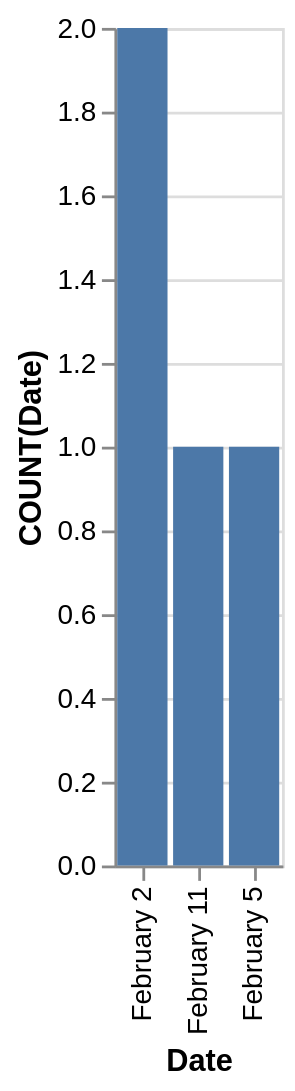

Vega-Lite specification stored for this chart:
### Vega-Lite specification from a JSON file in a GitHub repository (floating-point values rounded to 4 significant figures)
{"data": {"values": [{"x_data": "February 11", "y_data": 1}, {"x_data": "February 2", "y_data": 2}, {"x_data": "February 5", "y_data": 1}]}, "mark": "bar", "encoding": {"x": {"field": "x_data", "type": "nominal", "title": "Date", "sort": {"op": "sum", "field": "y_data", "order": "descending"}}, "y": {"field": "y_data", "type": "quantitative", "title": "COUNT(Date)"}}}
